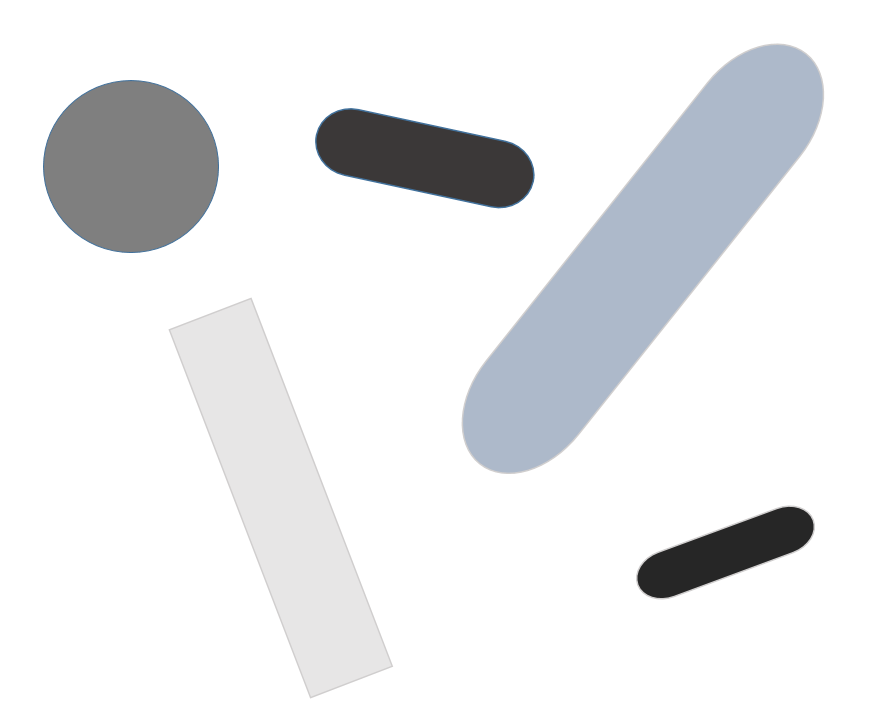
#> input picture Example/Example.PNG, 873 x 722 px
$ python -i image_analyzer.py   (imports and definitions only)
#> lines starting #> are read from the running program, lines starting #| are printed output that depends on the picture; after the words box and inside, x2 and y2 are one past the last pixel; in counts of white or black regions, pixels touching at a corner belong together
import tkinter as tk
from PIL import Image, ImageTk
import cv2
import numpy as np

class ImageAnalyzer:
    def __init__(self, image):
        self.image = image

    def analyze_image(self):
        # Преобразуем изображение в формат OpenCV
        open_cv_image = cv2.cvtColor(np.array(self.image), cv2.COLOR_RGB2BGR)
#> open_cv_image is the input picture: shape (722, 873, 3); mean B, G, R 236.7, 235.1, 234
        gray_image = cv2.cvtColor(open_cv_image, cv2.COLOR_BGR2GRAY)
        blurred_image = cv2.GaussianBlur(gray_image, (5, 5), 0)
        edges = cv2.Canny(blurred_image, 50, 150)
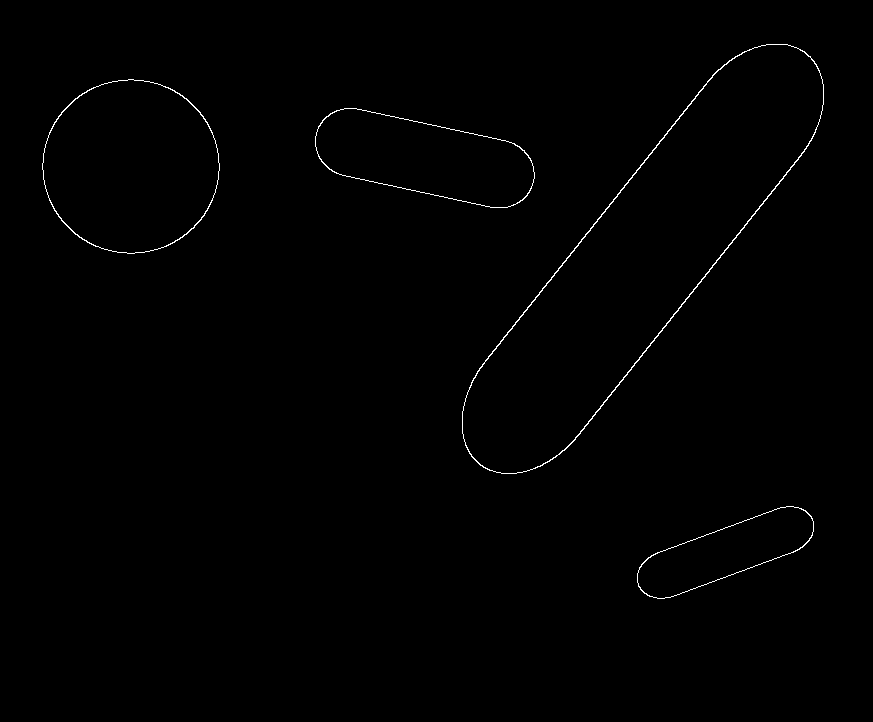
#> edges: shape (722, 873); 0.5% white in thin lines or dots, all inside (x1, y1, x2, y2) = (42, 44, 824, 599)

        # Поиск контуров
        contours, _ = cv2.findContours(edges, cv2.RETR_EXTERNAL, cv2.CHAIN_APPROX_SIMPLE)
#> contours = 4 contours; box (x1, y1, x2, y2) and area: (462, 44, 824, 474) 58200, (42, 79, 220, 254) 24016, (315, 108, 535, 208) 14062, (637, 506, 814, 599) 7986
        results = []

        for i, contour in enumerate(contours):
            if cv2.contourArea(contour) < 100: # Игнорируем мелкие объекты
                continue

            # Аппроксимация контура
            epsilon = 0.02 * cv2.arcLength(contour, True)
            approx = cv2.approxPolyDP(contour, epsilon, True)

            # Определяем форму объекта
            if len(approx) == 4:
                shape = "Прямоугольник"
            else:
                # Приближаем контур до эллипса
                if len(approx) > 5:
                    ellipse = cv2.fitEllipse(approx)
                    (center, axes, angle) = ellipse
                    major_axis, minor_axis = max(axes), min(axes)
                    aspect_ratio = major_axis / minor_axis
                    if aspect_ratio < 1.2: # Учитываем круги и почти круги
                        shape = "Круг"
                    else:
                        shape = "Овал"
                else:
                    shape = "Неопределено"

            # Рисуем контуры и аннотации на изображении
            cv2.drawContours(open_cv_image, [approx], 0, (0, 255, 0), 2) # Рисуем контур
            M = cv2.moments(contour)
            if M["m00"] != 0:
                cX = int(M["m10"] / M["m00"])
                cY = int(M["m01"] / M["m00"])
            else:
                cX, cY = 0, 0
            text = f"ID{i + 1}"
            cv2.putText(open_cv_image, text, (cX, cY), cv2.FONT_HERSHEY_SIMPLEX, 0.5, (0, 255, 0), 2)

            x, y, w, h = cv2.boundingRect(contour)
            results.append((i + 1, shape, w, h))
#> this loop made 4 passes
#> (epsilon, center, axes, angle, major_axis, minor_axis, aspect_ratio, shape) on passes 1 to 4: (8.99, (725, 552), (65.49, 186.9), 69.35, 186.9, 65.49, 2.85, 'Овал'), (11.06, (424, 156.4), (97.23, 226.8), 101.9, 226.8, 97.23, 2.33, 'Овал'), (11.61, (130.5, 166), (174.2, 177.2), 90.04, 177.2, 174.2, 1.02, 'Круг'), (24.41, (642.6, 258.5), (166.9, 525.9), 37.51, 525.9, 166.9, 3.15, 'Овал')
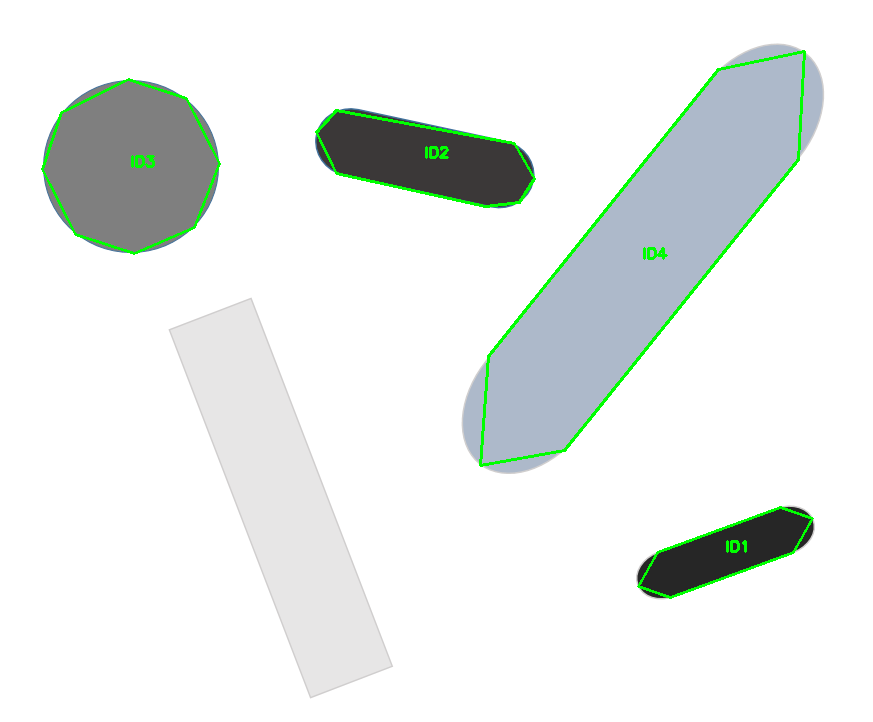
#> open_cv_image: shape (722, 873, 3); 1.32% of pixels changed, all inside (x1, y1, x2, y2) = (41, 50, 814, 599)
#> after the loop, results = [(1, 'Овал', 177, 93), (2, 'Овал', 220, 100), (3, 'Круг', 178, 175), (4, 'Овал', 362, 430)]

        # Отображаем аннотированное изображение
        annotated_image = cv2.cvtColor(open_cv_image, cv2.COLOR_BGR2RGB)
        annotated_image_pil = Image.fromarray(annotated_image)
        annotated_image_tk = ImageTk.PhotoImage(annotated_image_pil)

        # Создаем окно с таблицей и аннотированным изображением
        result_window = tk.Toplevel()
        result_window.title("Analysis Results")

        # Отображаем таблицу результатов
        result_text = tk.Text(result_window, height=15, width=50)
        result_text.pack(side=tk.LEFT, fill=tk.BOTH, expand=True)
        result_text.insert(tk.END, "ID\tФорма\tШирина\tВысота\n")
        result_text.insert(tk.END, "-" * 40 + "\n")

        for obj in results:
            result_text.insert(tk.END, f"{obj[0]}\t{obj[1]}\t{obj[2]:.2f}\t{obj[3]:.2f}\n")
#> this loop made 4 passes
        result_text.config(state=tk.DISABLED)

        # Отображаем аннотированное изображение
        image_label = tk.Label(result_window, image=annotated_image_tk)
        image_label.image = annotated_image_tk
        image_label.pack(side=tk.RIGHT, fill=tk.BOTH, expand=True)

>>> import cv2
>>> picture = cv2.cvtColor(cv2.imread('Example/Example.PNG'), cv2.COLOR_BGR2RGB)
>>> result = ImageAnalyzer(picture).analyze_image()
